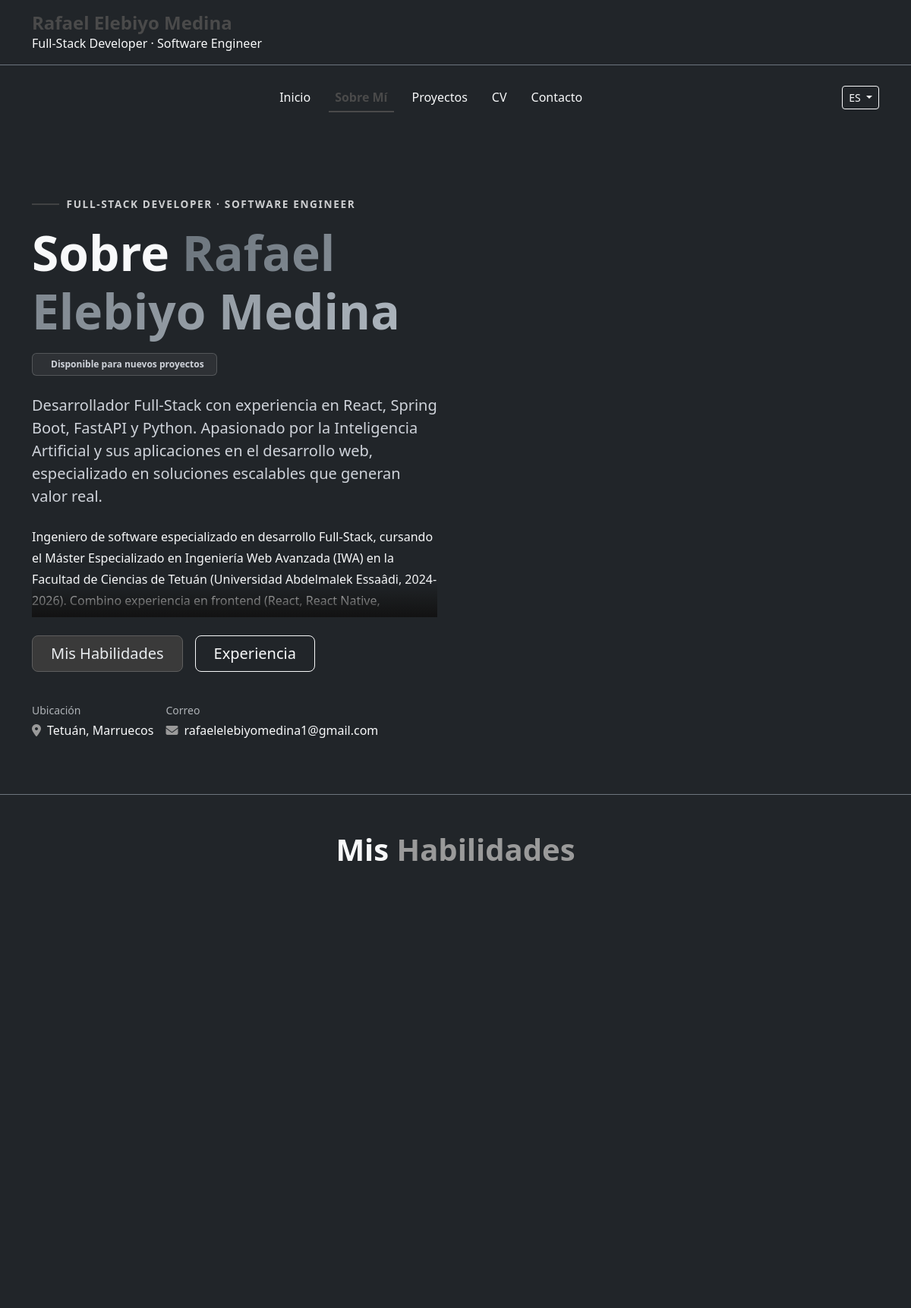
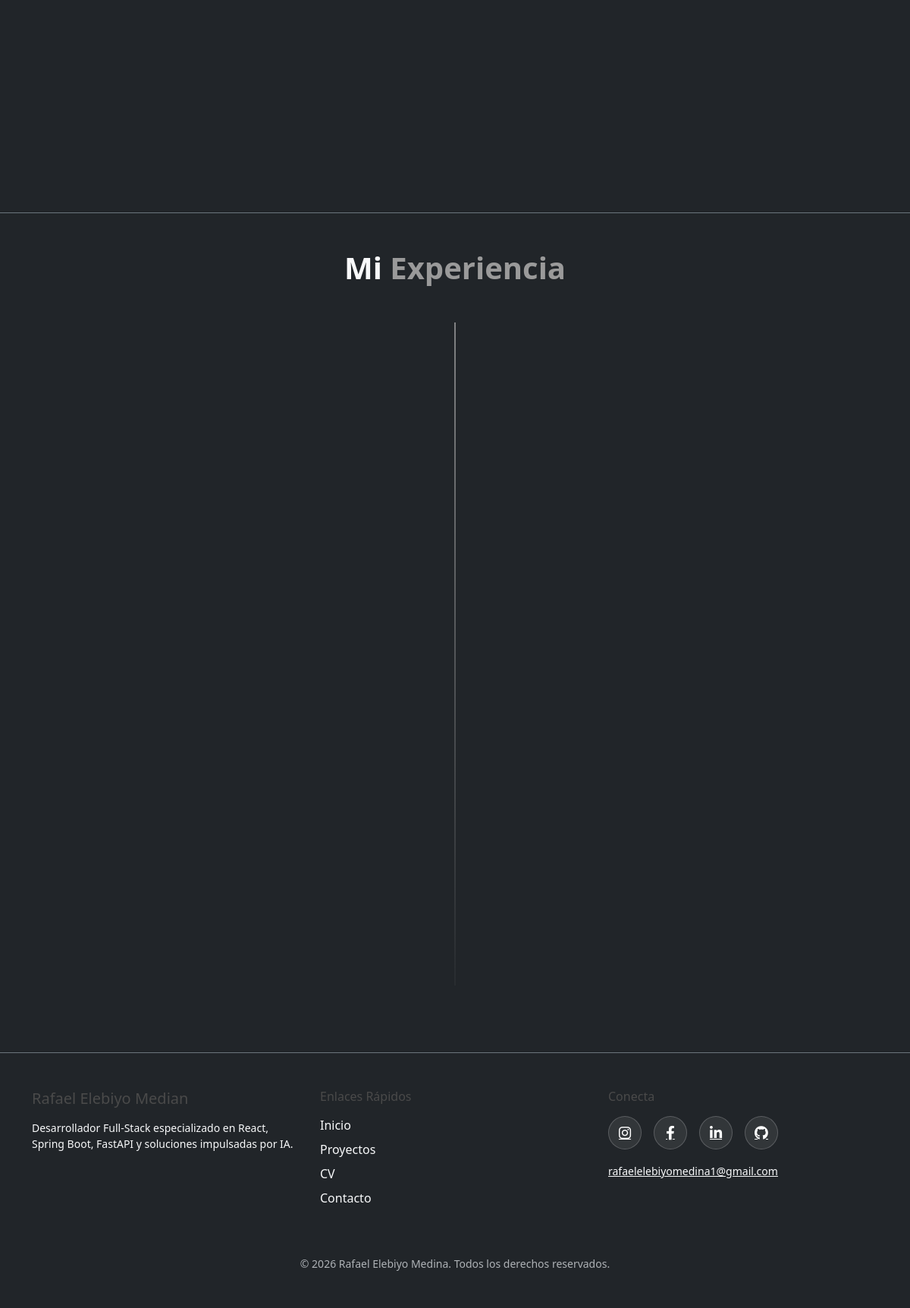
Page /about.php on the committed database (2 pictures, top to bottom).
### tables this page shows
CREATE TABLE `personal_info` (
  `id` int NOT NULL,
  `full_name` varchar(100) NOT NULL,
  `job_title` varchar(100) NOT NULL,
  `short_bio` text,
  `long_bio` text,
  `profile_image` varchar(255) DEFAULT NULL,
  `email` varchar(100) NOT NULL,
  `phone` varchar(20) DEFAULT NULL,
  `location` varchar(100) DEFAULT NULL,
  `resume_file` varchar(255) DEFAULT NULL,
  `availability_status` enum('open','busy','unavailable') DEFAULT 'open',
  `professional_summary` text,
  `updated_at` timestamp NOT NULL DEFAULT CURRENT_TIMESTAMP ON UPDATE CURRENT_TIMESTAMP
);

### services/connection.php (called while the page is built, shortened)
<?php
class Database
{
    private $host = 'localhost';
    private $database = 'rafaelel_portfolio';
    private $username = 'root';
    private $password = '';
    private $conn;
    public function __construct()
    {
        $this->conn = new mysqli($this->host, $this->username, $this->password, $this->database);
        $this->conn->set_charset('utf8');
    }
    public function getConnection()
    {
        return $this->conn;
    }
    private static $instance = null;
    public static function getInstance()
    {
        if (self::$instance === null) {
            self::$instance = new Database();
        }
        return self::$instance;
    }
}

### services/resume_service.php (called while the page is built, shortened)
<?php
require_once 'service.php';
class ResumeService extends BaseService {
    public function getPersonalInfo() {
        $query = "SELECT * FROM personal_info LIMIT 1";
        return $this->fetchOne($query);
    }
}
?>

### services/service.php (called while the page is built, shortened)
<?php
require_once 'connection.php';
abstract class BaseService {
    protected $db;
    public function __construct() {
        $this->db = Database::getInstance()->getConnection();
    }
    protected function fetchOne($query) {
        $result = $this->db->query($query);
        return $result ? $result->fetch_assoc() : null;
    }
}
?>

### includes/translation.php (called while the page is built, shortened)
<?php
$langFile = __DIR__ . '/../lang/' . $_SESSION['lang'] . '.php';
if (file_exists($langFile)) {
    $translations = include $langFile;
} else {
    $translations = include __DIR__ . '/../lang/es.php';
}
function t($key) {
    global $translations;
    $keys = explode('.', $key);
    $value = $translations;
    foreach ($keys as $k) {
        if (isset($value[$k])) {
            $value = $value[$k];
        } else {
            return $key;
        }
    }
    return $value;
}

### about.php (the view, shortened to what this page needs)
<?php
require_once 'includes/translation.php';
require_once 'services/resume_service.php';
$resumeService = new ResumeService();
$skills = $resumeService->getTechnicalSkills();
$categories = [];
foreach ($skills as $skill) {
    $categories[$skill['category'] ?? 'other'][] = $skill;
}
?>
<!DOCTYPE html>
<html lang="es" data-bs-theme="dark">
<head>
    <?php include 'includes/head.php'; ?>
</head>
<body class="bg-dark text-light">
    <?php include 'includes/header.php'; ?>
    <?php include 'includes/navigation.php'; ?>
    <main>
        <section id="about-hero" class="py-5">
            <div class="container py-lg-4">
                <div class="row align-items-center g-5">
                    <div class="col-lg-6 order-lg-2">
                    </div>
                    <div class="col-lg-6 order-lg-1">
                        <span class="about-eyebrow"><?= htmlspecialchars($personalInfo['job_title']) ?></span>
                        <h1 class="display-3 fw-bold mb-3"><?= t('about.heading') ?> <span class="text-gradient"><?= htmlspecialchars($personalInfo['full_name']) ?></span></h1>
                        <div class="mb-4">
                            <span class="badge about-pill py-2 px-3">
                                <i class="bi bi-check-circle-fill me-2"></i><?= t('about.availability') ?>
                            </span>
                        </div>
                        <p class="lead mb-4 about-bio"><?= htmlspecialchars($personalInfo['short_bio']) ?></p>
                        <p class="text-light mb-4 about-long-bio"><?= htmlspecialchars($personalInfo['long_bio']) ?></p>
                        <div class="d-flex flex-wrap gap-3">
                            <a href="#skills" class="btn btn-about btn-lg px-4"><?= t('about.skills_button') ?></a>
                            <a href="#experience" class="btn btn-outline-light btn-lg px-4"><?= t('about.experience_button') ?></a>
                        </div>
                        <div class="row g-3 mt-4">
                            <div class="col-auto">
                                <small class="text-muted d-block mb-1"><?= t('about.location_label') ?></small>
                                <span><i class="fa-solid fa-location-dot about-accent me-2"></i><?= htmlspecialchars($personalInfo['location']) ?></span>
                            </div>
                            <div class="col-auto">
                                <small class="text-muted d-block mb-1"><?= t('about.email_label') ?></small>
                                <a href="mailto:<?= htmlspecialchars($personalInfo['email']) ?>" class="text-light text-decoration-none">
                                    <i class="fa-solid fa-envelope about-accent me-2"></i><?= htmlspecialchars($personalInfo['email']) ?>
                                </a>
                            </div>
                        </div>
                    </div>
                </div>
            </div>
        </section>
        <section id="skills" class="py-5 border-top border-secondary">
            <div class="container">
                <h2 class="text-center mb-5 fw-bold display-6"><?= t('about.skills_title') ?> <span class="about-accent"><?= t('about.skills') ?></span></h2>
                <div class="row g-4">
                    <?php $catOrder = ['frontend', 'backend', 'database', 'devops', 'other']; ?>
                    <?php foreach ($catOrder as $ci => $catKey): ?>
                        <?php if (!empty($categories[$catKey])): ?>
                        <div class="col-md-6 col-xl-4">
                        </div>
                        <?php endif; ?>
                    <?php endforeach; ?>
                </div>
            </div>
        </section>
        <section id="experience" class="py-5 border-top border-secondary">
            <div class="container">
                <h2 class="text-center mb-5 fw-bold display-6"><?= t('about.my') ?> <span class="about-accent"><?= t('about.experience') ?></span></h2>
                <div class="about-timeline">
                </div>
            </div>
        </section>
    </main>
    <?php include 'includes/footer.php'; ?>
</body>
</html>

### includes/header.php (shortened to what this page needs)
<?php
require_once 'services/service.php';
require_once 'services/resume_service.php';
$resumeService = new ResumeService();
$personalInfo = $resumeService->getPersonalInfo();
?>
<header class="fixed-top bg-dark bg-opacity-90 backdrop-blur border-bottom border-secondary">
    <div class="container d-flex justify-content-between align-items-center py-3">
        <a href="index.php" class="text-decoration-none">
            <h1 class="m-0 fs-4 text-primary fw-bold"><?= htmlspecialchars($personalInfo['full_name']) ?></h1>
            <span class="text-light fs-6"><?= htmlspecialchars($personalInfo['job_title']) ?></span>
        </a>
    </div>
</header>

### includes/footer.php (shortened to what this page needs)
<?php
require_once 'translation.php';
?>
<footer class="bg-dark text-light py-5 border-top border-secondary">
    <div class="container">
        <div class="row">
            <div class="col-lg-4 mb-4 mb-lg-0">
                <h3 class="h5 text-primary mb-3"><?= t('footer.title') ?></h3>
                <p class="small"><?= htmlspecialchars($personalInfo['professional_summary']) ?></p>
            </div>
            <div class="col-lg-4 mb-4 mb-lg-0">
                <h4 class="h6 text-primary mb-3"><?= t('footer.quick_links') ?></h4>
                <ul class="list-unstyled">
                    <li class="mb-2"><a href="index.php" class="text-light text-decoration-none"><?= t('menu.home') ?></a></li>
                    <li class="mb-2"><a href="projects.php" class="text-light text-decoration-none"><?= t('menu.projects') ?></a></li>
                    <li class="mb-2"><a href="resume.php" class="text-light text-decoration-none"><?= t('menu.resume') ?></a></li>
                    <li class="mb-2"><a href="contact.php" class="text-light text-decoration-none"><?= t('menu.contact') ?></a></li>
                </ul>
            </div>
            <div class="col-lg-4">
                <h4 class="h6 text-primary mb-3"><?= t('footer.connect') ?></h4>
                <div class="social-links d-flex gap-3" data-social="instagram,facebook,linkedin,github"></div>
                <div class="mt-3">
                    <a href="mailto:<?= htmlspecialchars($personalInfo['email']) ?>" class="text-light small"><?= htmlspecialchars($personalInfo['email']) ?></a>
                </div>
            </div>
        </div>
        <div class="row mt-5">
            <div class="col-12 text-center">
                <p class="small text-muted mb-0">&copy; <?= date('Y') ?> <?= htmlspecialchars($personalInfo['full_name']) ?>. <?= t('footer.copyright') ?></p>
            </div>
        </div>
    </div>
</footer>

### assets/css/main.css (style rules this page uses)
:root { --primary-color: #4a4a4a; --primary-hover: #5e5e5e; --bg-dark: #121212; --text-light: #f8f9fa; --transition-base: all 0.3s ease; }
body { background-color: var(--bg-dark); color: var(--text-light); padding-top: 100px; margin-top: 80px; }
header { transition: var(--transition-base); z-index: 1030; }
.text-primary { color: var(--primary-color) !important; }
.text-gradient { background: linear-gradient(120deg, #6c757d, #adb5bd); -webkit-background-clip: text; background-clip: text; -webkit-text-fill-color: transparent; color: transparent; }
.about-accent { color: #9a9a9a; }
.about-pill { color: #cfd3da; background: rgba(255, 255, 255, 0.06); border: 1px solid rgba(255, 255, 255, 0.18); }
.btn-about { color: #e9ecef; background: #3a3a3a; border: 1px solid #5e5e5e; transition: background 0.3s ease, color 0.3s ease, border-color 0.3s ease, transform 0.3s ease; }
.about-eyebrow { display: inline-flex; align-items: center; gap: 0.6rem; font-weight: 600; letter-spacing: 0.12em; text-transform: uppercase; font-size: 0.85rem; color: var(--text-light); opacity: 0.8; margin-bottom: 1rem; }
.about-eyebrow::before { content: ''; width: 36px; height: 2px; background: var(--primary-color); }
.about-bio { color: #cfd3da; }
.about-long-bio { line-height: 1.75; color: #b9bec7; max-height: 7.5em; overflow: hidden; position: relative; }
.about-long-bio::after { content: ''; position: absolute; inset: auto 0 0 0; height: 3em; background: linear-gradient(to bottom, transparent, var(--bg-dark)); pointer-events: none; }
.about-timeline { position: relative; max-width: 860px; margin: 0 auto; }
.about-timeline::before { content: ''; position: absolute; top: 0; bottom: 0; left: 19px; width: 2px; background: linear-gradient(to bottom, rgba(169, 169, 169, 0.7), rgba(169, 169, 169, 0.05)); }
@media (min-width: 768px) { .about-timeline::before { left: 50%; margin-left: -1px; } }

### rows in the picture
personal_info: full_name "Rafael Elebiyo Medina", job_title "Full-Stack Developer · Software Engineer", job_title "FULL-STACK DEVELOPER · SOFTWARE ENGINEER", short_bio "Desarrollador Full-Stack con experiencia en React, Spring Boot, FastAPI y Python. Apasionado por la Inteligencia Artificial y sus aplicaciones en el desarrollo web, especializado en soluciones escalables que generan valor real.", long_bio "Ingeniero de software especializado en desarrollo Full-Stack, cursando el Máster Especializado en Ingeniería Web Avanzada (IWA) en la Facultad de Ciencias de Tetuán (Universidad Abdelmalek Essaâdi, 2024-2026). Combino experiencia en frontend (React, React Native,…", location "Tetuán, Marruecos", email "rafaelelebiyomedina1@gmail.com", professional_summary "Desarrollador Full-Stack especializado en React, Spring Boot, FastAPI y soluciones impulsadas por IA."

### other values in the picture
t('menu.home') "Inicio"
t('menu.about') "Sobre Mí"
t('menu.projects') "Proyectos"
t('menu.resume') "CV"
t('menu.contact') "Contacto"
$_SESSION['lang'] "ES"
t('about.heading') "Sobre"
t('about.availability') "Disponible para nuevos proyectos"
t('about.skills_button') "Mis Habilidades"
t('about.experience_button') "Experiencia"
t('about.location_label') "Ubicación"
t('about.email_label') "Correo"
t('about.skills_title') "Mis"
t('about.skills') "Habilidades"
t('about.my') "Mi"
